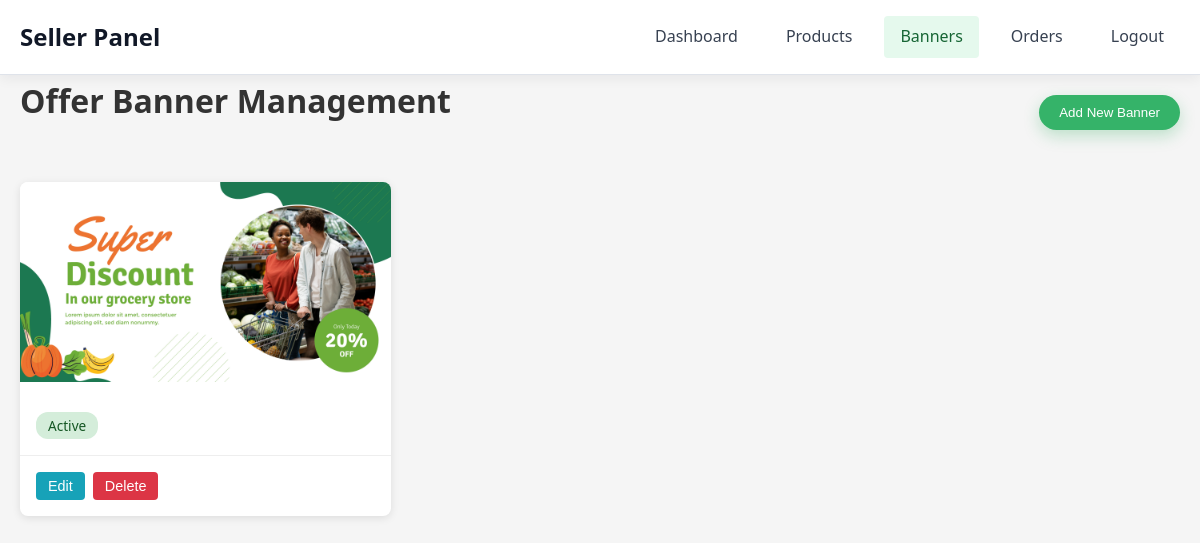
Screenshot of /seller/banners (signed in) with the database file from the repository.
### models.py (models this page shows, shortened)
class OfferBanner(db.Model):
    __tablename__ = 'offer_banners'
    id = db.Column(db.Integer, primary_key=True)
    title = db.Column(db.String(200), nullable=False)
    description = db.Column(db.Text)
    image_path = db.Column(db.String(500))
    is_active = db.Column(db.Boolean, default=True)
    created_at = db.Column(db.DateTime, default=datetime.utcnow)

### app.py (the view)
@app.route('/seller/banners')
@seller_login_required
def seller_banners():
    banners = OfferBanner.query.order_by(OfferBanner.created_at.desc()).all()
    return render_template('seller/banners.html', banners=banners)

### app.py (called while the page is built)
def seller_login_required(f):
    from functools import wraps
    @wraps(f)
    def decorated_function(*args, **kwargs):
        if 'seller_id' not in session:
            return redirect(url_for('seller_login'))
        return f(*args, **kwargs)
    return decorated_function

### templates/seller/banners.html (shortened to what this page needs)
<!DOCTYPE html>
<html lang="en">
<head>
    <link rel="stylesheet" href="{{ url_for('static', filename='css/seller.css') }}">
</head>
<body>
    <nav class="seller-nav">
        <div class="container">
            <h2>Seller Panel</h2>
            <div class="nav-links">
                <a href="{{ url_for('seller_dashboard') }}">Dashboard</a>
                <a href="{{ url_for('seller_products') }}">Products</a>
                <a href="{{ url_for('seller_banners') }}" class="active">Banners</a>
                <a href="{{ url_for('seller_orders') }}">Orders</a>
                <a href="{{ url_for('seller_logout') }}">Logout</a>
            </div>
        </div>
    </nav>
    <main class="container">
        <div class="page-header">
            <h1>Offer Banner Management</h1>
            <button class="btn-primary" onclick="openModal('add-banner-modal')">Add New Banner</button>
        </div>
        <div class="banners-grid-admin">
            {% for banner in banners %}
            <div class="banner-card-admin">
                {% if banner.image_path %}
                <img src="{{ url_for('static', filename=banner.image_path) }}" alt="{{ banner.title }}">
                {% else %}
                <div class="no-image">No Image</div>
                {% endif %}
                <div class="banner-info">
                    <span class="status-badge {% if banner.is_active %}status-active{% else %}status-inactive{% endif %}">
                        {% if banner.is_active %}Active{% else %}Inactive{% endif %}
                    </span>
                </div>
                <div class="banner-actions">
                    <button class="btn-edit" onclick="editBanner({{ banner.id }}, '{{ banner.title }}', '{{ banner.description|replace("'", "\\'") }}', {{ banner.is_active|lower }}, '{{ banner.image_path }}')">
                        Edit
                    </button>
                    <form method="POST" action="{{ url_for('delete_banner', id=banner.id) }}"
                          style="display: inline;"
                          onsubmit="return confirm('Delete this banner?');">
                        <button type="submit" class="btn-delete">Delete</button>
                    </form>
                </div>
            </div>
            {% endfor %}
        </div>
    </main>
</body>
</html>

### static/css/seller.css (style rules this page uses)
* { margin: 0; padding: 0; box-sizing: border-box; }
body { font-family: 'Segoe UI', Tahoma, Geneva, Verdana, sans-serif; line-height: 1.6; color: #333; background-color: #f5f5f5; }
.container { max-width: 1200px; margin: 0 auto; padding: 0 20px; }
.seller-nav { background: #ffffff; color: #111827; padding: 1rem 0; box-shadow: 0 4px 12px rgba(15, 23, 42, 0.06); border-bottom: 1px solid rgba(148, 163, 184, 0.3); }
.seller-nav .container { display: flex; justify-content: space-between; align-items: center; }
.seller-nav h2 { font-size: 1.5rem; }
.nav-links { display: flex; gap: 1rem; }
.nav-links a { color: #374151; text-decoration: none; padding: 8px 16px; border-radius: 4px; transition: background-color 0.3s; }
.nav-links a:hover, .nav-links a.active { background-color: #e5f9ed; color: #166534; }
main { padding: 2rem 0; min-height: calc(100vh - 200px); }
h1 { margin-bottom: 1.5rem; color: #333; }
.page-header { display: flex; justify-content: space-between; align-items: center; margin-bottom: 2rem; }
.status-badge { padding: 4px 12px; border-radius: 12px; font-size: 0.85rem; font-weight: 500; }
.status-active { background: #d4edda; color: #155724; }
.btn-primary { padding: 10px 20px; background: #35b369; color: white; border: none; border-radius: 999px; cursor: pointer; font-weight: 500; transition: background-color 0.2s ease-out, box-shadow 0.2s ease-out, transform 0.1s ease-out; box-shadow: 0 6px 16px rgba(22, 163, 74, 0.25); }
.btn-edit { padding: 6px 12px; background: #17a2b8; color: white; border: none; border-radius: 4px; cursor: pointer; font-size: 0.9rem; transition: background-color 0.3s; }
.btn-delete { padding: 6px 12px; background: #dc3545; color: white; border: none; border-radius: 4px; cursor: pointer; font-size: 0.9rem; transition: background-color 0.3s; }
.banners-grid-admin { display: grid; grid-template-columns: repeat(auto-fill, minmax(300px, 1fr)); gap: 1.5rem; }
.banner-card-admin { background: white; border-radius: 8px; overflow: hidden; box-shadow: 0 2px 8px rgba(0,0,0,0.1); }
.banner-card-admin img { width: 100%; height: 200px; object-fit: cover; }
.banner-info { padding: 1rem; }
.banner-actions { padding: 1rem; border-top: 1px solid #eee; display: flex; gap: 0.5rem; }

### rows the page displays
OfferBanner: image_path (picture), is_active "Active"
